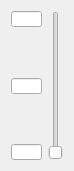
  <widget class="QWidget" name="layoutWidget_15">
   <property name="geometry">
    <rect>
     <x>629</x>
     <y>389</y>
     <width>56</width>
     <height>171</height>
    </rect>
   </property>
   <layout class="QHBoxLayout" name="horizontalLayout_25">
    <item>
     <layout class="QVBoxLayout" name="verticalLayout_70">
      <item>
       <widget class="QLineEdit" name="unit1MaxCritDevLineEdit_5">
        <property name="sizePolicy">
         <sizepolicy hsizetype="Fixed" vsizetype="Fixed">
          <horstretch>0</horstretch>
          <verstretch>0</verstretch>
         </sizepolicy>
        </property>
        <property name="minimumSize">
         <size>
          <width>31</width>
          <height>16</height>
         </size>
        </property>
        <property name="maximumSize">
         <size>
          <width>31</width>
          <height>16</height>
         </size>
        </property>
        <property name="font">
         <font>
          <pointsize>8</pointsize>
         </font>
        </property>
       </widget>
      </item>
      <item>
       <spacer name="verticalSpacer_9">
        <property name="orientation">
         <enum>Qt::Vertical</enum>
        </property>
        <property name="sizeHint" stdset="0">
         <size>
          <width>20</width>
          <height>40</height>
         </size>
        </property>
       </spacer>
      </item>
      <item>
       <widget class="QLineEdit" name="unit1CritDevLineEdit_5">
        <property name="sizePolicy">
         <sizepolicy hsizetype="Fixed" vsizetype="Fixed">
          <horstretch>0</horstretch>
          <verstretch>0</verstretch>
         </sizepolicy>
        </property>
        <property name="minimumSize">
         <size>
          <width>31</width>
          <height>16</height>
         </size>
        </property>
        <property name="maximumSize">
         <size>
          <width>31</width>
          <height>16</height>
         </size>
        </property>
        <property name="font">
         <font>
          <pointsize>8</pointsize>
         </font>
        </property>
       </widget>
      </item>
      <item>
       <spacer name="verticalSpacer_10">
        <property name="orientation">
         <enum>Qt::Vertical</enum>
        </property>
        <property name="sizeHint" stdset="0">
         <size>
          <width>20</width>
          <height>40</height>
         </size>
        </property>
       </spacer>
      </item>
      <item>
       <widget class="QLineEdit" name="unit1MinCritDevLineEdit_5">
        <property name="sizePolicy">
         <sizepolicy hsizetype="Fixed" vsizetype="Fixed">
          <horstretch>0</horstretch>
          <verstretch>0</verstretch>
         </sizepolicy>
        </property>
        <property name="minimumSize">
         <size>
          <width>31</width>
          <height>16</height>
         </size>
        </property>
        <property name="maximumSize">
         <size>
          <width>31</width>
          <height>16</height>
         </size>
        </property>
        <property name="font">
         <font>
          <pointsize>8</pointsize>
         </font>
        </property>
       </widget>
      </item>
     </layout>
    </item>
    <item>
     <widget class="QSlider" name="unit1CritDevSlider_5">
      <property name="sizePolicy">
       <sizepolicy hsizetype="Fixed" vsizetype="Expanding">
        <horstretch>0</horstretch>
        <verstretch>0</verstretch>
       </sizepolicy>
      </property>
      <property name="font">
       <font>
        <pointsize>8</pointsize>
       </font>
      </property>
      <property name="orientation">
       <enum>Qt::Vertical</enum>
      </property>
     </widget>
    </item>
   </layout>
  </widget>
